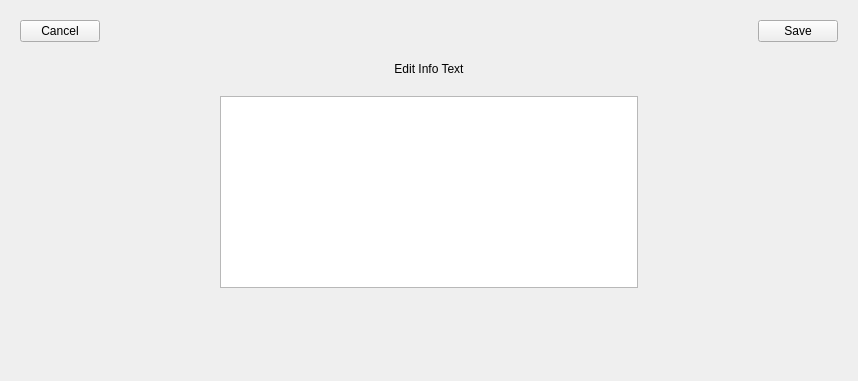
<?xml version="1.0" encoding="UTF-8"?>
<ui version="4.0">
 <class>user_widget</class>
 <widget class="QWidget" name="user_widget">
  <property name="geometry">
   <rect>
    <x>0</x>
    <y>0</y>
    <width>858</width>
    <height>381</height>
   </rect>
  </property>
  <property name="windowTitle">
   <string>Form</string>
  </property>
  <property name="styleSheet">
   <string notr="true"/>
  </property>
  <layout class="QVBoxLayout" name="verticalLayout">
   <property name="spacing">
    <number>20</number>
   </property>
   <property name="leftMargin">
    <number>20</number>
   </property>
   <property name="topMargin">
    <number>20</number>
   </property>
   <property name="rightMargin">
    <number>20</number>
   </property>
   <property name="bottomMargin">
    <number>20</number>
   </property>
   <item>
    <layout class="QHBoxLayout" name="horizontalLayout">
     <item>
      <widget class="QPushButton" name="cancel_button">
       <property name="cursor">
        <cursorShape>PointingHandCursor</cursorShape>
       </property>
       <property name="text">
        <string>Cancel</string>
       </property>
       <property name="btnType" stdset="0">
        <string>tertiary</string>
       </property>
      </widget>
     </item>
     <item>
      <spacer name="horizontalSpacer">
       <property name="orientation">
        <enum>Qt::Orientation::Horizontal</enum>
       </property>
       <property name="sizeHint" stdset="0">
        <size>
         <width>40</width>
         <height>20</height>
        </size>
       </property>
      </spacer>
     </item>
     <item>
      <widget class="QPushButton" name="save_button">
       <property name="cursor">
        <cursorShape>PointingHandCursor</cursorShape>
       </property>
       <property name="text">
        <string>Save</string>
       </property>
       <property name="btnType" stdset="0">
        <string>tertiary</string>
       </property>
      </widget>
     </item>
    </layout>
   </item>
   <item>
    <widget class="QLabel" name="title_label">
     <property name="text">
      <string>Edit Info Text</string>
     </property>
     <property name="alignment">
      <set>Qt::AlignmentFlag::AlignCenter</set>
     </property>
     <property name="lblType" stdset="0">
      <string>title</string>
     </property>
    </widget>
   </item>
   <item>
    <layout class="QHBoxLayout" name="horizontalLayout_2">
     <item>
      <spacer name="horizontalSpacer_2">
       <property name="orientation">
        <enum>Qt::Orientation::Horizontal</enum>
       </property>
       <property name="sizeType">
        <enum>QSizePolicy::Policy::Minimum</enum>
       </property>
       <property name="sizeHint" stdset="0">
        <size>
         <width>200</width>
         <height>20</height>
        </size>
       </property>
      </spacer>
     </item>
     <item>
      <widget class="QTextEdit" name="info_text_browser">
       <property name="cursor" stdset="0">
        <cursorShape>IBeamCursor</cursorShape>
       </property>
       <property name="readOnly">
        <bool>false</bool>
       </property>
       <property name="acceptRichText">
        <bool>false</bool>
       </property>
      </widget>
     </item>
     <item>
      <spacer name="horizontalSpacer_3">
       <property name="orientation">
        <enum>Qt::Orientation::Horizontal</enum>
       </property>
       <property name="sizeType">
        <enum>QSizePolicy::Policy::Minimum</enum>
       </property>
       <property name="sizeHint" stdset="0">
        <size>
         <width>200</width>
         <height>20</height>
        </size>
       </property>
      </spacer>
     </item>
    </layout>
   </item>
   <item>
    <spacer name="verticalSpacer">
     <property name="orientation">
      <enum>Qt::Orientation::Vertical</enum>
     </property>
     <property name="sizeHint" stdset="0">
      <size>
       <width>20</width>
       <height>40</height>
      </size>
     </property>
    </spacer>
   </item>
  </layout>
 </widget>
 <resources/>
 <connections/>
</ui>
